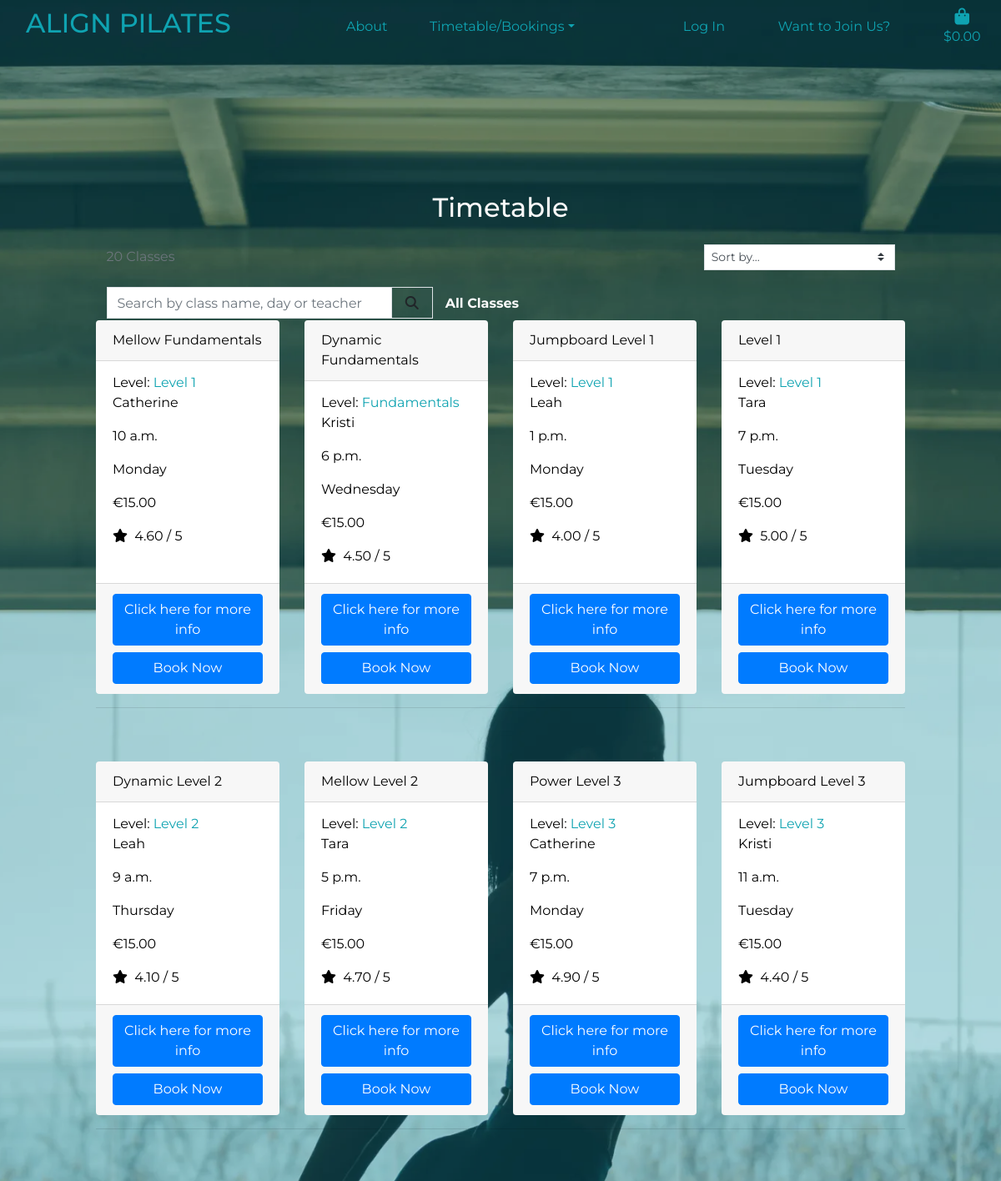
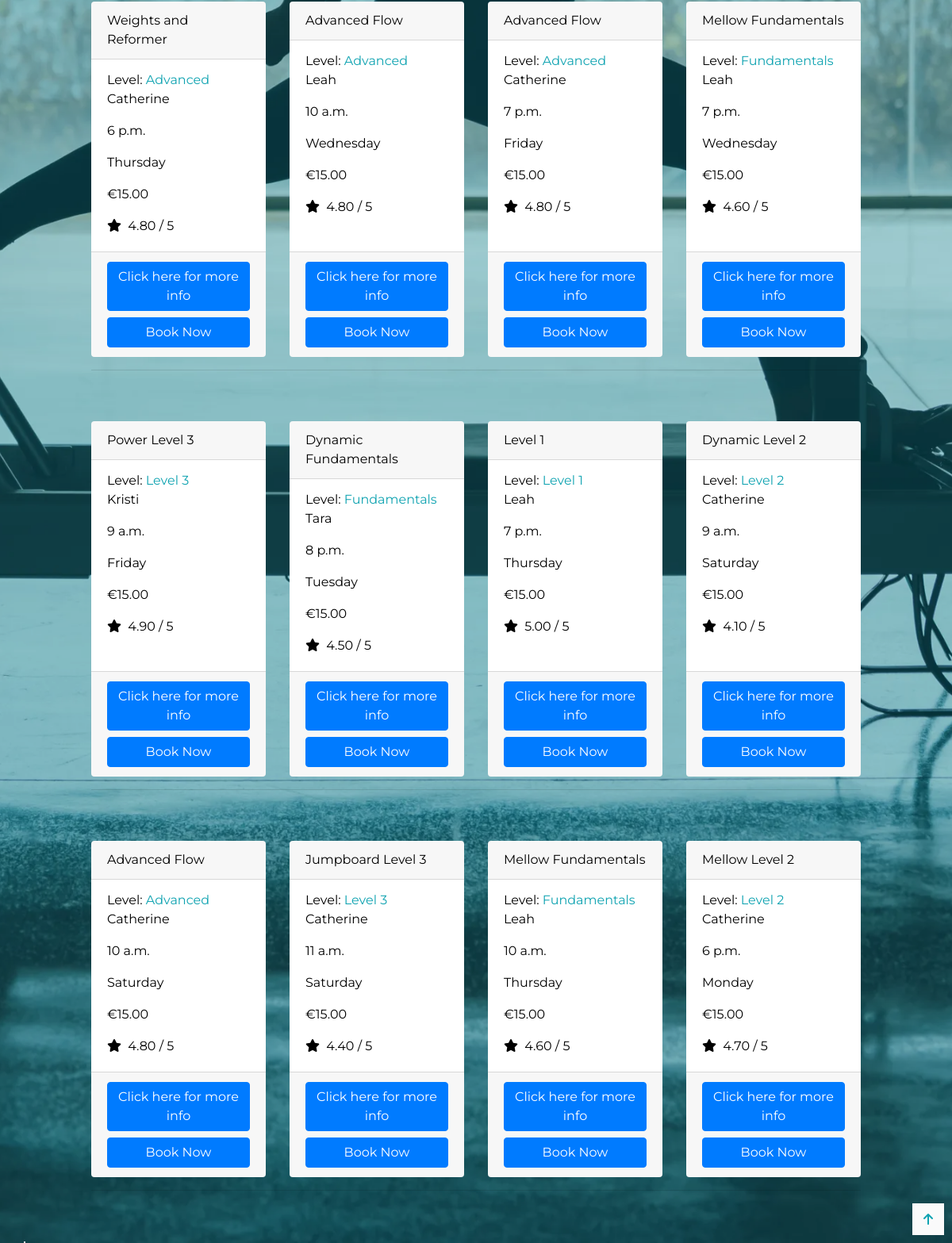
/classes/, run on the app's committed database (2 pictures, top to bottom).
### classes/models.py (models this page shows, shortened)
class Class_Type(models.Model):
    name = models.CharField(max_length=254)
    level = models.ForeignKey('Level', null=True, blank=True, on_delete=models.SET_NULL)
    description = models.TextField()
    teacher = models.CharField(max_length=254)
    cost = models.DecimalField(max_digits=4, decimal_places=2)
    time = models.TimeField()
    day = models.CharField(max_length=9)
    rating = models.DecimalField(max_digits=6, decimal_places=2, null=True, blank=True)
    day_number = models.IntegerField(default=1)

class Level(models.Model):
    name = models.CharField(max_length=254)
    friendly_name = models.CharField(max_length=254, null=True, blank=True)
    def __str__(self):
        return self.name

### classes/views.py (the view, shortened to what this page needs)
# urls.py: path('', views.all_classes, name='classes'),
def all_classes(request):
    class_types = Class_Type.objects.all()
    query = None
    levels = None
    direction = None
    sort = None
    current_sorting = f'{sort}_{direction}'
    context = {
        'class_types': class_types,
        'search_term': query,
        'current_levels': levels,
        'current_sorting': current_sorting,
    }
    return render(request, 'classes/classes.html', context )

### basket/contexts.py (called while the page is built, shortened)
def basket_contents(request):
    basket_items = []
    grand_total = 0
    class_count = 0
    cost = 15
    basket = request.session.get('basket', {})
    context = {
        'basket_items': basket_items,
        'grand_total': grand_total,
        'class_count': class_count,
    }
    return context

### classes/templates/classes/classes.html (shortened to what this page needs)
{% extends 'base.html' %}
{% load static %}
{% block page_header %}
    <div class="container header-container">
    </div>
{% endblock %}
{% block content %}
    <div class="overlay"></div>
    <div class="container class-list">
        <div class="row">
            <div class="col text-center mt-3">
               <h2>Timetable</h2>
            </div>
               <div class="row">
                <div class="col-10 offset-1">
                    <div class="row mt-1 mb-2">
                        <div class="col-12 col-md-6 my-auto order-md-last d-flex justify-content-center justify-content-md-end">
                            <div class="sort-select-wrapper w-50">
                                <select id="sort-selector" class="custom-select custom-select-sm rounded-0 border border-{% if current_sorting != 'None_None' %}info{% else %}black{% endif %}">
                                    <option value="reset" {% if current_sorting == 'None_None' %}selected{% endif %}>Sort by...</option>
                                </select>
                            </div>
                        </div>
                        <div class="col-12 col-md-6 order-md-first">
                            <p class="text-muted mt-3 text-center text-md-left">
                                {{ class_types|length }} Classes{% if search_term %} found for <strong>"{{ search_term }}"</strong>{% endif %}
                            </p>
                        </div>
                    </div>
               <div class="row">
                    <div class="col-8 col-lg-10 my-auto py-1 py-lg-0">
                        <form method="GET" action="{% url 'classes' %}">
                            <div class="input-group w-100">
                                <input class="form-control border border-black rounded-0" type="text" name="q" placeholder="Search by class name, day or teacher">
                                <div class="input-group-append">
                                    <button class="form-control btn btn-black border border-black rounded-0" type="submit">
                                        <span class="icon">
                                            <i class="fas fa-search"></i>
                                        </span>
                                    </button>
                                </div>
                        <div class="col-6 col-lg-6 my-auto py-1 py-lg-0">
                            <div class="navbar-collapse class-sort-navbar">
                                <ul class="navbar-nav w-auto mx-auto">
                                    <li class="nav-item dropdown">
                                        <a class="logo-font font-weight-bold nav-link text-black mr-5 class-sort-navbar" href="#" id="all-classes-link" data-toggle="dropdown" aria-haspopup="true" aria-expanded="false">
                                            All Classes</a>
                                    </li>
                                </ul>
                            </div>
                        </div>
                    </div>
                </form>
            </div>
        </div>
        </div>
        <div class="row">
            <div class="class-container col-10 offset-1">
                <div class="row">
                    {% for class in class_types %}
                    <div class="col-sm-6 col-md-6 col-lg-4 col-xl-3 class-cards">
                        <div class="card h-100 border-0">
                            <div class="card-header">{{ class.name }}</div>
                            <div class="card-body">
                                <p class="card-subtitle">Level: <a href="{% url 'classes' %}?level={{ class.level.name }}">{{ class.level }}</a></p>
                                <p class="card-text">{{ class.teacher }}</p>
                                <p class="card-text">{{ class.time }}</p>
                                <p class="card-text">{{ class.day }}</p>
                                <p class="card-text">€{{ class.cost }}</p>
                                {% if class.rating %}
                                <p class="card-text"><i class="fas fa-star mr-1"></i> {{ class.rating }} / 5</p>
                                {% else %}
                                <p class="card-text">No Rating</p>
                                {% endif %}
                            </div>
                            <div class="card-footer">
                                <a href="{% url 'class_type' class.id %}" class="btn btn-primary btn-block">Click here for more info</a>
                                <a href="#" class="btn btn-primary btn-block">Book Now</a>
                            </div>
                        </div>
                    </div>
                        {% if forloop.counter|divisibleby:4 %}
                            <div class="col-12 d-none d-xl-block mb-5">
                                <hr>
                            </div>
                        {% endif %}
                    {% endfor %}
                </div>
            </div>
        </div>
    </div>
    <div class="shadow-sm rounded-0 border border-black">
        <a class="d-flex back-to-top-button">
            <i class="fas fa-arrow-up mx-auto my-auto"></i>
        </a>
    </div>
{% endblock %}

### static/css/base.css (style rules this page uses)
html { height: 100%; }
body { background: url('/media/site-header.webp') no-repeat center center fixed; height: calc(100vh - 164px); background-size: cover; color: #fafafa; font-family: 'Montserrat'; }
.header-container { height: 164px; }
.class-list { padding-top: 50px; }
a { color: #0FA3B1; }
.class-sort-navbar { color: #fafafa !important; }
.class-cards { color: black !important; }
.overlay { height: 100%; width: 100%; top: 0; left: 0; position: fixed; background: #0FA3B1; opacity: 0.3; z-index: -1; }
.back-to-top-button { width: 40px; height: 40px; position: fixed; bottom: 10px; right: 10px; background-color: #fafafa; color: #0FA3B1; }
.icon { align-items: center; display: inline-flex; justify-content: center; height: 1.5rem; width: 1.5rem; }

### data on the page
Class_Type: name "Mellow Fundamentals", level "Level 1", teacher "Catherine", time "10 a.m.", day "Monday", cost "15.00", rating "4.60"
Class_Type: name "Dynamic Fundamentals", level "Fundamentals", teacher "Kristi", time "6 p.m.", day "Wednesday", cost "15.00", rating "4.50"
Class_Type: name "Jumpboard Level 1", level "Level 1", teacher "Leah", time "1 p.m.", day "Monday", cost "15.00", rating "4.00"
Class_Type: name "Level 1", level "Level 1", teacher "Tara", time "7 p.m.", day "Tuesday", cost "15.00", rating "5.00"
Class_Type: name "Dynamic Level 2", level "Level 2", teacher "Leah", time "9 a.m.", day "Thursday", cost "15.00", rating "4.10"
Class_Type: name "Mellow Level 2", level "Level 2", teacher "Tara", time "5 p.m.", day "Friday", cost "15.00", rating "4.70"
Class_Type: name "Power Level 3", level "Level 3", teacher "Catherine", time "7 p.m.", day "Monday", cost "15.00", rating "4.90"
Class_Type: name "Jumpboard Level 3", level "Level 3", teacher "Kristi", time "11 a.m.", day "Tuesday", cost "15.00", rating "4.40"
Class_Type: name "Weights and Reformer", level "Advanced", teacher "Catherine", time "6 p.m.", day "Thursday", cost "15.00", rating "4.80"
Class_Type: name "Advanced Flow", level "Advanced", teacher "Leah", time "10 a.m.", day "Wednesday", cost "15.00", rating "4.80"
Class_Type: name "Advanced Flow", level "Advanced", teacher "Catherine", time "7 p.m.", day "Friday", cost "15.00", rating "4.80"
Class_Type: name "Mellow Fundamentals", level "Fundamentals", teacher "Leah", time "7 p.m.", day "Wednesday", cost "15.00", rating "4.60"
Class_Type: name "Power Level 3", level "Level 3", teacher "Kristi", time "9 a.m.", day "Friday", cost "15.00", rating "4.90"
Class_Type: name "Dynamic Fundamentals", level "Fundamentals", teacher "Tara", time "8 p.m.", day "Tuesday", cost "15.00", rating "4.50"
Class_Type: name "Level 1", level "Level 1", teacher "Leah", time "7 p.m.", day "Thursday", cost "15.00", rating "5.00"
Class_Type: name "Dynamic Level 2", level "Level 2", teacher "Catherine", time "9 a.m.", day "Saturday", cost "15.00", rating "4.10"
Class_Type: name "Advanced Flow", level "Advanced", teacher "Catherine", time "10 a.m.", day "Saturday", cost "15.00", rating "4.80"
Class_Type: name "Jumpboard Level 3", level "Level 3", teacher "Catherine", time "11 a.m.", day "Saturday", cost "15.00", rating "4.40"
Class_Type: name "Mellow Fundamentals", level "Fundamentals", teacher "Leah", time "10 a.m.", day "Thursday", cost "15.00", rating "4.60"
Class_Type: name "Mellow Level 2", level "Level 2", teacher "Catherine", time "6 p.m.", day "Monday", cost "15.00", rating "4.70"

### other printed values
{{ class_types|length }} "20"
